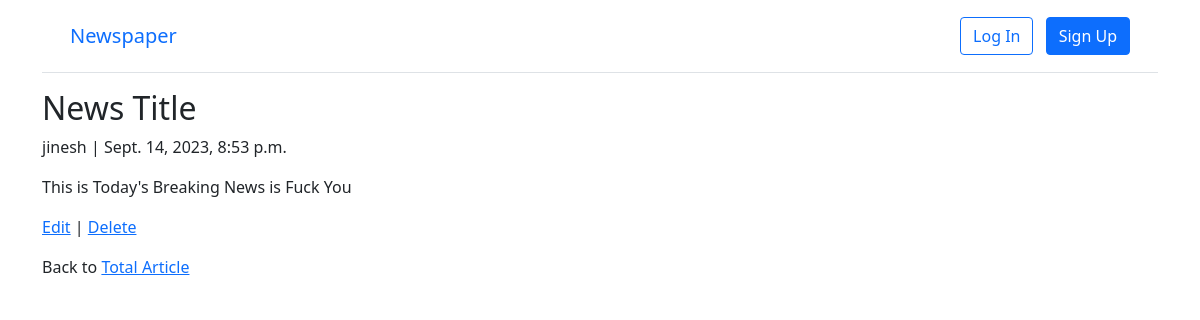
/articles/1/, run on the app's committed database.
### articles/models.py (models this page shows, shortened)
class Article(models.Model):
    title = models.CharField(max_length=255)
    body = models.TextField()
    date = models.DateTimeField(auto_now_add=True)
    author = models.ForeignKey(
        settings.AUTH_USER_MODEL,
        on_delete=models.CASCADE,
        )

### accounts/models.py (models this page shows)
class CustomUser(AbstractUser):
    age = models.PositiveIntegerField(null=True, blank=True)

### articles/views.py (the view)
# urls.py: path('<int:pk>/', views.ArticleDetailView.as_view(), name='article_detail'),
class ArticleDetailView(DetailView):
    model = Article
    template_name = 'article_detail.html'

### templates/article_detail.html (shortened to what this page needs)
{% extends "base.html" %}
{% block content %}
<div class="article-entry">
    <h2>{{ object.title}}</h2>
    <p>{{ object.author}} | {{ object.date}}</p>
    <p>{{ object.body }}</p>
</div>
<p><a href="{% url "article_edit" article.pk %}">Edit</a> | <a href="{% url "article_delete" article.pk %}">Delete</a></p>
<p>Back to <a href="{% url "article_list" %}">Total Article</a></p>
{% endblock content %}

### data on the page
Article: title "News Title", author "jinesh", date "Sept. 14, 2023, 8:53 p.m.", body "This is Today's Breaking News is Fuck You"
